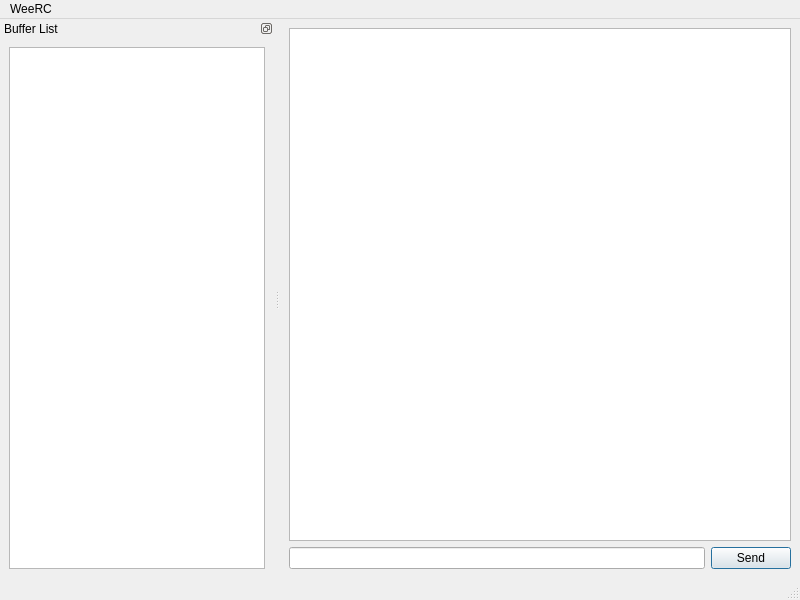
<?xml version="1.0" encoding="UTF-8"?>
<ui version="4.0">
 <class>MainWindow</class>
 <widget class="QMainWindow" name="MainWindow">
  <property name="geometry">
   <rect>
    <x>0</x>
    <y>0</y>
    <width>800</width>
    <height>600</height>
   </rect>
  </property>
  <property name="windowTitle">
   <string>MainWindow</string>
  </property>
  <widget class="QWidget" name="centralwidget">
   <layout class="QHBoxLayout" name="horizontalLayout">
    <item>
     <layout class="QVBoxLayout" name="verticalLayout">
      <item>
       <widget class="QTableView" name="messageView"/>
      </item>
      <item>
       <layout class="QHBoxLayout" name="horizontalLayout_2">
        <item>
         <widget class="QLineEdit" name="inputEdit"/>
        </item>
        <item>
         <widget class="QPushButton" name="sendButton">
          <property name="text">
           <string>Send</string>
          </property>
          <property name="default">
           <bool>true</bool>
          </property>
         </widget>
        </item>
       </layout>
      </item>
     </layout>
    </item>
   </layout>
  </widget>
  <widget class="QMenuBar" name="menubar">
   <property name="geometry">
    <rect>
     <x>0</x>
     <y>0</y>
     <width>800</width>
     <height>19</height>
    </rect>
   </property>
   <widget class="QMenu" name="menuWeeRC">
    <property name="title">
     <string>WeeRC</string>
    </property>
    <addaction name="actionBeenden"/>
   </widget>
   <addaction name="menuWeeRC"/>
  </widget>
  <widget class="QStatusBar" name="statusbar"/>
  <widget class="QDockWidget" name="dockWidget">
   <property name="features">
    <set>QDockWidget::DockWidgetFloatable|QDockWidget::DockWidgetMovable</set>
   </property>
   <property name="allowedAreas">
    <set>Qt::AllDockWidgetAreas</set>
   </property>
   <property name="windowTitle">
    <string>Buffer List</string>
   </property>
   <attribute name="dockWidgetArea">
    <number>1</number>
   </attribute>
   <widget class="QWidget" name="dockWidgetContents">
    <layout class="QHBoxLayout" name="horizontalLayout_3">
     <item>
      <widget class="QListView" name="bufferListView"/>
     </item>
    </layout>
   </widget>
  </widget>
  <action name="actionBeenden">
   <property name="text">
    <string>Beenden</string>
   </property>
  </action>
 </widget>
 <resources/>
 <connections>
  <connection>
   <sender>actionBeenden</sender>
   <signal>activated()</signal>
   <receiver>MainWindow</receiver>
   <slot>close()</slot>
   <hints>
    <hint type="sourcelabel">
     <x>-1</x>
     <y>-1</y>
    </hint>
    <hint type="destinationlabel">
     <x>399</x>
     <y>299</y>
    </hint>
   </hints>
  </connection>
  <connection>
   <sender>inputEdit</sender>
   <signal>returnPressed()</signal>
   <receiver>sendButton</receiver>
   <slot>click()</slot>
   <hints>
    <hint type="sourcelabel">
     <x>476</x>
     <y>557</y>
    </hint>
    <hint type="destinationlabel">
     <x>751</x>
     <y>557</y>
    </hint>
   </hints>
  </connection>
 </connections>
</ui>
